Frame 1 (no input): blank canvas, image omitted
Frame 60 (the mouse pressed at the canvas centre just before this capture): blank canvas, image omitted
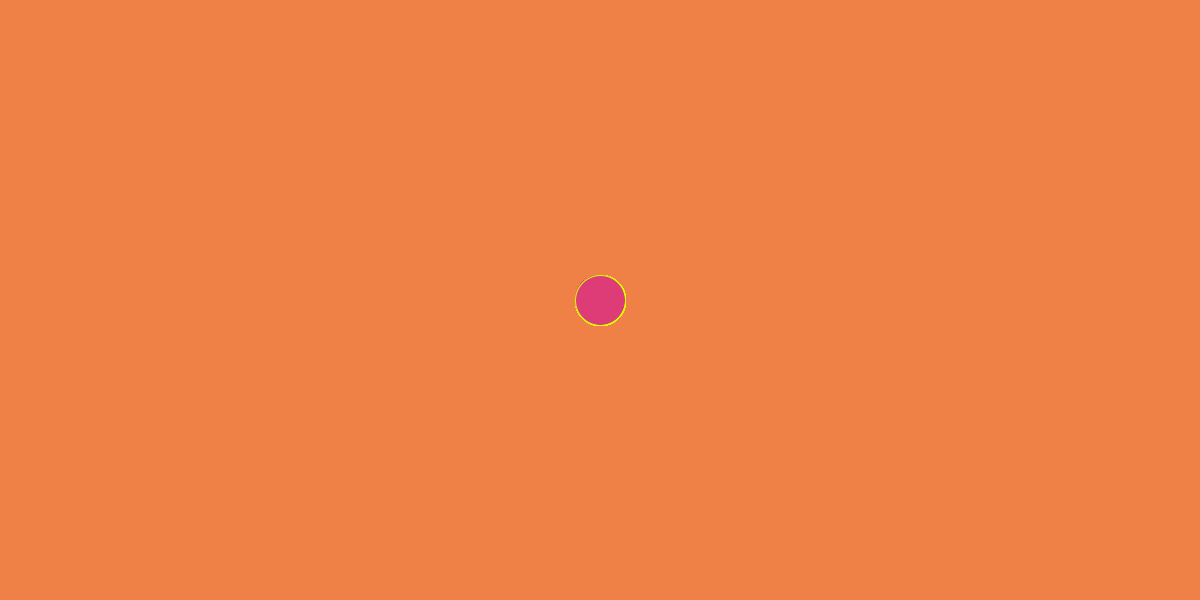
Frame 120 (the mouse held since frame 60 and released just before this capture)

The Processing sketch whose frames 1 and 60 were blank and that drew this single picture after the mouse press (run headless with seeded random() and noise(); from frame 60 on, the mouse is pressed at the canvas centre):

// Processing sketch: mousepressed
// ── mousepressed.pde
void setup() {
  size(1200,600);
  background(#F08146);
}

void draw() {
  stroke(#D9FF00);
  fill(#DE3C77);
  if(mousePressed){
    ellipse(mouseX,mouseY,50,50);
  }
}
